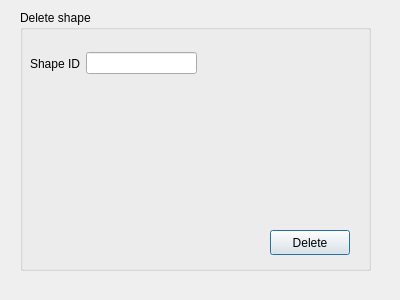
<?xml version="1.0" encoding="UTF-8"?>
<ui version="4.0">
 <class>DeleteDialog</class>
 <widget class="QDialog" name="DeleteDialog">
  <property name="geometry">
   <rect>
    <x>0</x>
    <y>0</y>
    <width>400</width>
    <height>300</height>
   </rect>
  </property>
  <property name="windowTitle">
   <string>Dialog</string>
  </property>
  <widget class="QGroupBox" name="groupBox">
   <property name="geometry">
    <rect>
     <x>20</x>
     <y>10</y>
     <width>351</width>
     <height>261</height>
    </rect>
   </property>
   <property name="title">
    <string>Delete shape</string>
   </property>
   <widget class="QPushButton" name="pushButton_delete">
    <property name="geometry">
     <rect>
      <x>250</x>
      <y>220</y>
      <width>80</width>
      <height>25</height>
     </rect>
    </property>
    <property name="text">
     <string>Delete</string>
    </property>
   </widget>
   <widget class="QWidget" name="">
    <property name="geometry">
     <rect>
      <x>10</x>
      <y>40</y>
      <width>167</width>
      <height>27</height>
     </rect>
    </property>
    <layout class="QHBoxLayout" name="horizontalLayout">
     <item>
      <widget class="QLabel" name="label">
       <property name="text">
        <string>Shape ID</string>
       </property>
      </widget>
     </item>
     <item>
      <widget class="QLineEdit" name="lineEdit_shapeId"/>
     </item>
    </layout>
   </widget>
  </widget>
 </widget>
 <resources/>
 <connections/>
</ui>
